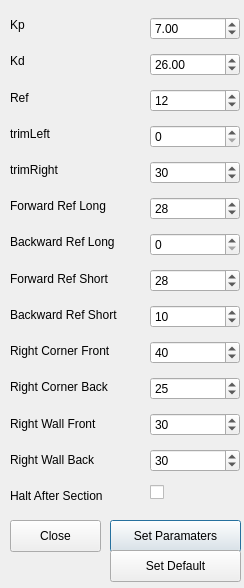
<?xml version="1.0" encoding="UTF-8"?>
<ui version="4.0">
 <class>ParamWindow</class>
 <widget class="QDialog" name="ParamWindow">
  <property name="geometry">
   <rect>
    <x>0</x>
    <y>0</y>
    <width>244</width>
    <height>588</height>
   </rect>
  </property>
  <property name="windowTitle">
   <string>Dialog</string>
  </property>
  <widget class="QWidget" name="verticalLayoutWidget">
   <property name="geometry">
    <rect>
     <x>10</x>
     <y>10</y>
     <width>131</width>
     <height>501</height>
    </rect>
   </property>
   <layout class="QVBoxLayout" name="verticalLayout">
    <item>
     <widget class="QLabel" name="label_1">
      <property name="text">
       <string>Kp</string>
      </property>
     </widget>
    </item>
    <item>
     <widget class="QLabel" name="label_2">
      <property name="text">
       <string>Kd</string>
      </property>
     </widget>
    </item>
    <item>
     <widget class="QLabel" name="label_3">
      <property name="text">
       <string>Ref</string>
      </property>
     </widget>
    </item>
    <item>
     <widget class="QLabel" name="label_4">
      <property name="text">
       <string>trimLeft</string>
      </property>
     </widget>
    </item>
    <item>
     <widget class="QLabel" name="label_5">
      <property name="text">
       <string>trimRight</string>
      </property>
     </widget>
    </item>
    <item>
     <widget class="QLabel" name="label_6">
      <property name="text">
       <string>Forward Ref Long</string>
      </property>
     </widget>
    </item>
    <item>
     <widget class="QLabel" name="label_7">
      <property name="text">
       <string>Backward Ref Long</string>
      </property>
     </widget>
    </item>
    <item>
     <widget class="QLabel" name="label_8">
      <property name="text">
       <string>Forward Ref Short</string>
      </property>
     </widget>
    </item>
    <item>
     <widget class="QLabel" name="label_9">
      <property name="text">
       <string>Backward Ref Short</string>
      </property>
     </widget>
    </item>
    <item>
     <widget class="QLabel" name="label_10">
      <property name="text">
       <string>Right Corner Front</string>
      </property>
     </widget>
    </item>
    <item>
     <widget class="QLabel" name="label_11">
      <property name="text">
       <string>Right Corner Back</string>
      </property>
     </widget>
    </item>
    <item>
     <widget class="QLabel" name="label_12">
      <property name="text">
       <string>Right Wall Front</string>
      </property>
     </widget>
    </item>
    <item>
     <widget class="QLabel" name="label_13">
      <property name="text">
       <string>Right Wall Back</string>
      </property>
     </widget>
    </item>
    <item>
     <widget class="QLabel" name="label_14">
      <property name="text">
       <string>Halt After Section</string>
      </property>
     </widget>
    </item>
   </layout>
  </widget>
  <widget class="QWidget" name="verticalLayoutWidget_2">
   <property name="geometry">
    <rect>
     <x>150</x>
     <y>10</y>
     <width>90</width>
     <height>501</height>
    </rect>
   </property>
   <layout class="QVBoxLayout" name="verticalLayout_2">
    <item>
     <widget class="QDoubleSpinBox" name="kpSpinBox">
      <property name="value">
       <double>7.000000000000000</double>
      </property>
     </widget>
    </item>
    <item>
     <widget class="QDoubleSpinBox" name="kdSpinBox">
      <property name="value">
       <double>26.000000000000000</double>
      </property>
     </widget>
    </item>
    <item>
     <widget class="QSpinBox" name="refBox">
      <property name="value">
       <number>12</number>
      </property>
     </widget>
    </item>
    <item>
     <widget class="QSpinBox" name="trimLeftBox"/>
    </item>
    <item>
     <widget class="QSpinBox" name="trimRightBox">
      <property name="value">
       <number>30</number>
      </property>
     </widget>
    </item>
    <item>
     <widget class="QSpinBox" name="fwdRefLongBox">
      <property name="value">
       <number>28</number>
      </property>
     </widget>
    </item>
    <item>
     <widget class="QSpinBox" name="bwdRefLongBox">
      <property name="value">
       <number>0</number>
      </property>
     </widget>
    </item>
    <item>
     <widget class="QSpinBox" name="fwdRefShortBox">
      <property name="value">
       <number>28</number>
      </property>
     </widget>
    </item>
    <item>
     <widget class="QSpinBox" name="bwdRefShortBox">
      <property name="value">
       <number>10</number>
      </property>
     </widget>
    </item>
    <item>
     <widget class="QSpinBox" name="rightCornerFrontBox">
      <property name="value">
       <number>40</number>
      </property>
     </widget>
    </item>
    <item>
     <widget class="QSpinBox" name="rightCornerBackBox">
      <property name="value">
       <number>25</number>
      </property>
     </widget>
    </item>
    <item>
     <widget class="QSpinBox" name="rightWallFrontBox">
      <property name="value">
       <number>30</number>
      </property>
     </widget>
    </item>
    <item>
     <widget class="QSpinBox" name="rightWallBackBox">
      <property name="value">
       <number>30</number>
      </property>
     </widget>
    </item>
    <item>
     <widget class="QCheckBox" name="haltBox">
      <property name="text">
       <string/>
      </property>
     </widget>
    </item>
   </layout>
  </widget>
  <widget class="QPushButton" name="setParamButton">
   <property name="geometry">
    <rect>
     <x>110</x>
     <y>520</y>
     <width>131</width>
     <height>32</height>
    </rect>
   </property>
   <property name="text">
    <string>Set Paramaters</string>
   </property>
  </widget>
  <widget class="QPushButton" name="closeButton">
   <property name="geometry">
    <rect>
     <x>10</x>
     <y>520</y>
     <width>91</width>
     <height>32</height>
    </rect>
   </property>
   <property name="text">
    <string>Close</string>
   </property>
  </widget>
  <widget class="QPushButton" name="setDefaultButton">
   <property name="geometry">
    <rect>
     <x>110</x>
     <y>550</y>
     <width>131</width>
     <height>32</height>
    </rect>
   </property>
   <property name="text">
    <string>Set Default</string>
   </property>
  </widget>
 </widget>
 <resources/>
 <connections/>
</ui>
